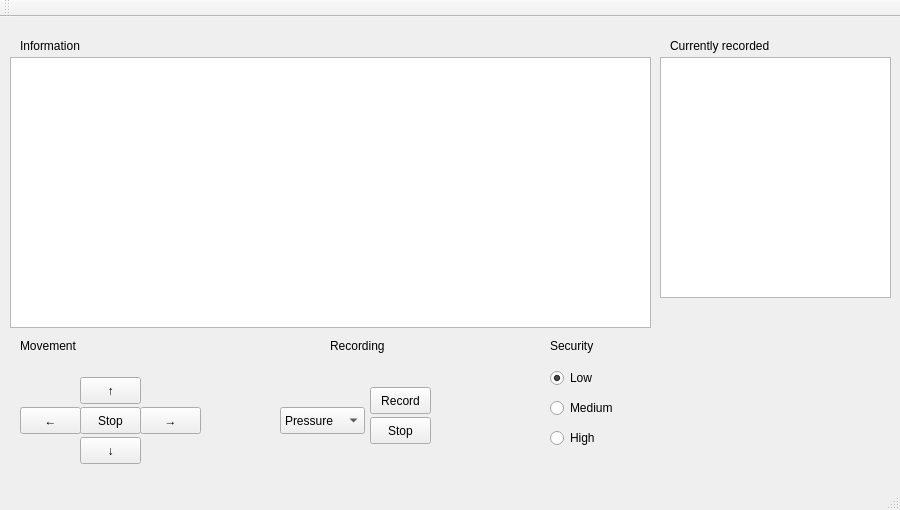
<?xml version="1.0" encoding="UTF-8"?>
<ui version="4.0">
 <class>MainWindow</class>
 <widget class="QMainWindow" name="MainWindow">
  <property name="geometry">
   <rect>
    <x>0</x>
    <y>0</y>
    <width>900</width>
    <height>510</height>
   </rect>
  </property>
  <property name="windowTitle">
   <string>Rover controller</string>
  </property>
  <widget class="QWidget" name="centralWidget">
   <widget class="QPushButton" name="buttonForward">
    <property name="geometry">
     <rect>
      <x>80</x>
      <y>360</y>
      <width>61</width>
      <height>27</height>
     </rect>
    </property>
    <property name="text">
     <string>↑</string>
    </property>
   </widget>
   <widget class="QPushButton" name="buttonBackward">
    <property name="geometry">
     <rect>
      <x>80</x>
      <y>420</y>
      <width>61</width>
      <height>27</height>
     </rect>
    </property>
    <property name="text">
     <string>↓</string>
    </property>
   </widget>
   <widget class="QPushButton" name="buttonLeft">
    <property name="geometry">
     <rect>
      <x>20</x>
      <y>390</y>
      <width>61</width>
      <height>27</height>
     </rect>
    </property>
    <property name="text">
     <string>←</string>
    </property>
   </widget>
   <widget class="QPushButton" name="buttonRight">
    <property name="geometry">
     <rect>
      <x>140</x>
      <y>390</y>
      <width>61</width>
      <height>27</height>
     </rect>
    </property>
    <property name="text">
     <string>→</string>
    </property>
   </widget>
   <widget class="QPushButton" name="buttonStop">
    <property name="geometry">
     <rect>
      <x>80</x>
      <y>390</y>
      <width>61</width>
      <height>27</height>
     </rect>
    </property>
    <property name="text">
     <string>Stop</string>
    </property>
   </widget>
   <widget class="QPushButton" name="buttonRec">
    <property name="geometry">
     <rect>
      <x>370</x>
      <y>370</y>
      <width>61</width>
      <height>27</height>
     </rect>
    </property>
    <property name="text">
     <string>Record</string>
    </property>
   </widget>
   <widget class="QPushButton" name="buttonStopRec">
    <property name="geometry">
     <rect>
      <x>370</x>
      <y>400</y>
      <width>61</width>
      <height>27</height>
     </rect>
    </property>
    <property name="text">
     <string>Stop</string>
    </property>
   </widget>
   <widget class="QRadioButton" name="radioSecuLow">
    <property name="geometry">
     <rect>
      <x>550</x>
      <y>350</y>
      <width>117</width>
      <height>22</height>
     </rect>
    </property>
    <property name="text">
     <string>Low</string>
    </property>
    <property name="checked">
     <bool>true</bool>
    </property>
   </widget>
   <widget class="QRadioButton" name="radioSecuMed">
    <property name="geometry">
     <rect>
      <x>550</x>
      <y>380</y>
      <width>117</width>
      <height>22</height>
     </rect>
    </property>
    <property name="text">
     <string>Medium</string>
    </property>
   </widget>
   <widget class="QRadioButton" name="radioSecuHigh">
    <property name="geometry">
     <rect>
      <x>550</x>
      <y>410</y>
      <width>117</width>
      <height>22</height>
     </rect>
    </property>
    <property name="text">
     <string>High</string>
    </property>
   </widget>
   <widget class="QListWidget" name="listCurrentRec">
    <property name="geometry">
     <rect>
      <x>660</x>
      <y>40</y>
      <width>231</width>
      <height>241</height>
     </rect>
    </property>
   </widget>
   <widget class="QComboBox" name="comboRec">
    <property name="geometry">
     <rect>
      <x>280</x>
      <y>390</y>
      <width>85</width>
      <height>27</height>
     </rect>
    </property>
    <item>
     <property name="text">
      <string>Pressure</string>
     </property>
    </item>
    <item>
     <property name="text">
      <string>GPS</string>
     </property>
    </item>
    <item>
     <property name="text">
      <string>Other sensor</string>
     </property>
    </item>
   </widget>
   <widget class="QLabel" name="labelInfos">
    <property name="geometry">
     <rect>
      <x>20</x>
      <y>20</y>
      <width>91</width>
      <height>17</height>
     </rect>
    </property>
    <property name="text">
     <string>Information</string>
    </property>
   </widget>
   <widget class="QLabel" name="labelCurrentRec">
    <property name="geometry">
     <rect>
      <x>670</x>
      <y>20</y>
      <width>171</width>
      <height>17</height>
     </rect>
    </property>
    <property name="text">
     <string>Currently recorded</string>
    </property>
   </widget>
   <widget class="QLabel" name="labelMov">
    <property name="geometry">
     <rect>
      <x>20</x>
      <y>320</y>
      <width>101</width>
      <height>17</height>
     </rect>
    </property>
    <property name="text">
     <string>Movement</string>
    </property>
   </widget>
   <widget class="QLabel" name="labelRec">
    <property name="geometry">
     <rect>
      <x>330</x>
      <y>320</y>
      <width>81</width>
      <height>17</height>
     </rect>
    </property>
    <property name="text">
     <string>Recording</string>
    </property>
   </widget>
   <widget class="QLabel" name="labelSecu">
    <property name="geometry">
     <rect>
      <x>550</x>
      <y>320</y>
      <width>81</width>
      <height>17</height>
     </rect>
    </property>
    <property name="text">
     <string>Security</string>
    </property>
   </widget>
   <widget class="QLabel" name="labelBck">
    <property name="geometry">
     <rect>
      <x>0</x>
      <y>0</y>
      <width>900</width>
      <height>510</height>
     </rect>
    </property>
    <property name="styleSheet">
     <string notr="true">background: qlineargradient( x1:0 y1:0, x2:1 y2:0, stop:0 cornsilk, stop:1 wheat);}</string>
    </property>
    <property name="text">
     <string/>
    </property>
   </widget>
   <widget class="QListWidget" name="listInfos">
    <property name="geometry">
     <rect>
      <x>10</x>
      <y>40</y>
      <width>641</width>
      <height>271</height>
     </rect>
    </property>
   </widget>
   <zorder>labelBck</zorder>
   <zorder>buttonForward</zorder>
   <zorder>buttonBackward</zorder>
   <zorder>buttonLeft</zorder>
   <zorder>buttonRight</zorder>
   <zorder>buttonStop</zorder>
   <zorder>buttonRec</zorder>
   <zorder>buttonStopRec</zorder>
   <zorder>radioSecuLow</zorder>
   <zorder>radioSecuMed</zorder>
   <zorder>radioSecuHigh</zorder>
   <zorder>listCurrentRec</zorder>
   <zorder>comboRec</zorder>
   <zorder>labelInfos</zorder>
   <zorder>labelCurrentRec</zorder>
   <zorder>labelMov</zorder>
   <zorder>labelRec</zorder>
   <zorder>labelSecu</zorder>
   <zorder>listInfos</zorder>
  </widget>
  <widget class="QMenuBar" name="menuBar">
   <property name="geometry">
    <rect>
     <x>0</x>
     <y>0</y>
     <width>900</width>
     <height>23</height>
    </rect>
   </property>
  </widget>
  <widget class="QToolBar" name="mainToolBar">
   <attribute name="toolBarArea">
    <enum>TopToolBarArea</enum>
   </attribute>
   <attribute name="toolBarBreak">
    <bool>false</bool>
   </attribute>
  </widget>
  <widget class="QStatusBar" name="statusBar"/>
 </widget>
 <layoutdefault spacing="6" margin="11"/>
 <resources/>
 <connections/>
</ui>
